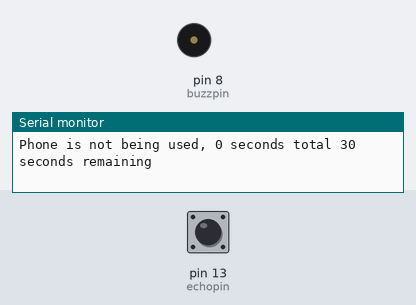
Simulated run of this sketch. Board: Arduino Uno, built with avr-gcc and run on an emulated ATmega328P. On the bench: buzzer (waves = sounding), the last lines printed to the serial monitor. Inputs (shaded band) come from the test bench; at power-on: pin 13 (echopin) LOW.

Above: at 1.2 s.
1.3 s: pin 13 (echopin) pulsed HIGH 5 times (0.12 s each, 0.3 s apart)
At 3.9 s:
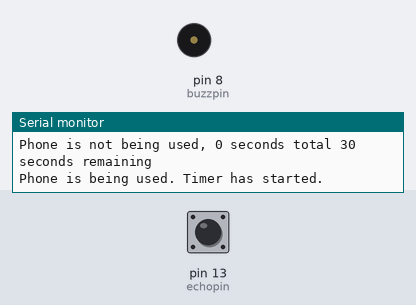
5.8 s: pin 13 (echopin) pulsed HIGH 5 times (0.12 s each, 0.3 s apart)
At 8.93 s:
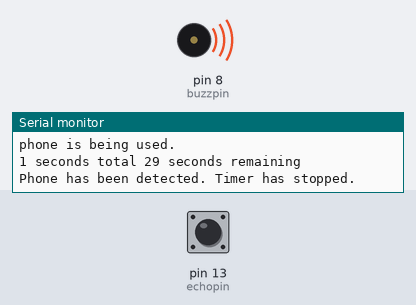
Timing chart, 0 to 10.6 s (numbered marks = the images above; inputs shaded):
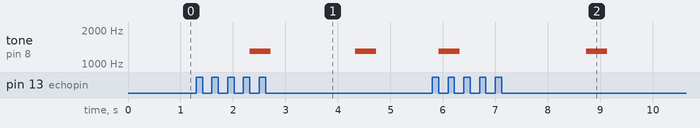

The sketch:

project.ino
```cpp
/*
 *          BELABO PILOT MODERN GOVT. MODEL HIGH SCHOOL
 *          PROJECT NAME : TIME MONITORING MOBILE PHONE HOLDER
 *          CREATED BY : MAHDEE MOHAMMAD
 */
#define buzzpin 8
#define trigpin 11
#define echopin 13
unsigned int total_time = 0, start;
unsigned short int time, distance, i, tmp, prev;
bool con = true;


void setup() {
  pinMode(trigpin, OUTPUT);
  pinMode(echopin, INPUT);
  pinMode(buzzpin, OUTPUT);
  Serial.begin(9600);
}

void loop() {
  digitalWrite(trigpin, HIGH);
  delay(10);
  digitalWrite(trigpin, LOW);
  time = pulseIn(echopin, HIGH);
  distance = (time * 0.034)/2;

  //the following lines are for debugging purpose
  //Serial.print("distance : ");
  //Serial.println(distance);

  if(distance >= 0 && distance <= 10){
    noTone(buzzpin);
    if(!con){
      con = true;
      tmp = 0;
      Serial.println("Phone has been detected. Timer has stopped.");
      for(i=0; i <=3; i++){
        tone(buzzpin, 1300);
        delay(100);
        noTone(buzzpin);
      }
    }
    Serial.print("Phone is not being used, ");
    Serial.print(total_time);
    Serial.print(" seconds total ");
    Serial.print((30 - total_time));
    Serial.println(" seconds remaining ");
    delay(1000);
  }
  else if(distance > 10){
    if(total_time > 30){
      tone(buzzpin, 1300);
      delay(200);
    }
    else if(con){
      start = millis();
      con = false;
      Serial.println("Phone is being used. Timer has started.");
      for(i=0; i <=3; i++){
        tone(buzzpin, 1300);
        delay(100);
        noTone(buzzpin);
      }
    }
    else{
      Serial.println("phone is being used.");
      prev = tmp;
      tmp = floor((millis() - start)/1000);
      total_time = total_time + (tmp-prev);

      // the following lines are for debugging purpose
      //Serial.print("tmp = ");
      //Serial.println(tmp);
      //Serial.print("prev = ");
      //Serial.println(prev);

      Serial.print(total_time);
      Serial.print(" seconds total ");
      Serial.print((30 - total_time));
      Serial.println(" seconds remaining");
    }
    delay(600);
  }
}
```

Measured:
- after the input at 1.3 s, tone on pin 8 (buzzpin): alternates 1300 Hz for 0.40 s and silent for 1.6 s, starting after 1.0 s
- after the input at 5.8 s, tone on pin 8 (buzzpin): alternates 1300 Hz for 0.40 s and silent for 2.4 s, 4 changes in all, then stays silent, starting after 0.12 s
